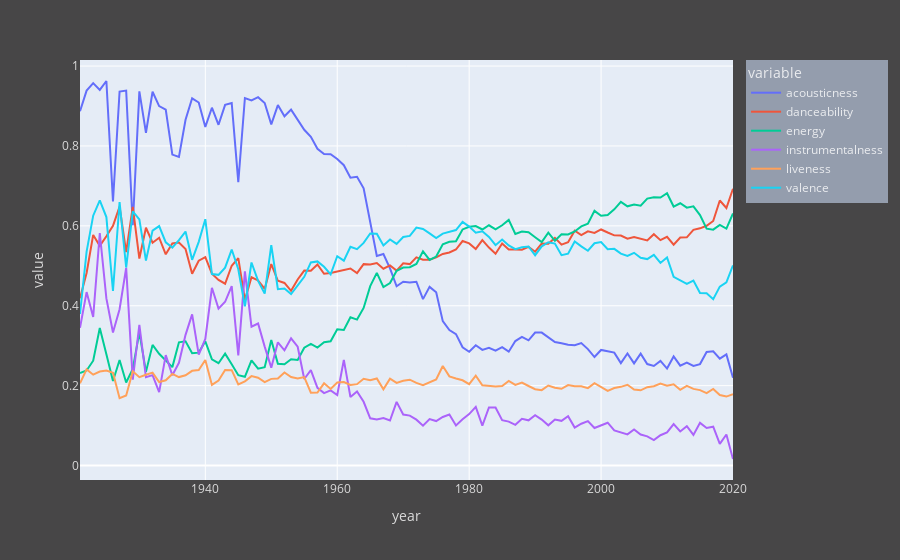

This figure's notebook cell:
### Code cell
import plotly.express as px

sound_features = ['acousticness','danceability','energy','instrumentalness','liveness','valence']
fig = px.line(data_by_year, x='year', y=sound_features)

fig.update_layout({'font_color':'rgba(255, 255, 255, 0.8)', 'paper_bgcolor': 'rgba(26, 24, 25, 0.8)','legend_bgcolor': 'rgba(190, 203, 227, .65)' })
